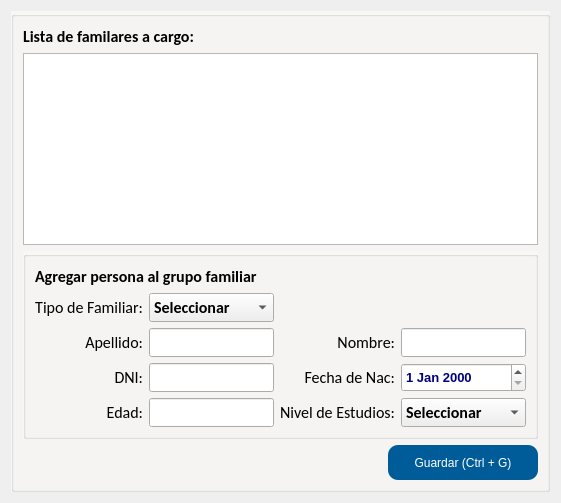
     <widget class="QWidget" name="tab_5">
      <attribute name="icon">
       <iconset>
        <normaloff>../iconos/users.ico</normaloff>../iconos/users.ico</iconset>
      </attribute>
      <attribute name="title">
       <string>Grupo Familiar</string>
      </attribute>
      <layout class="QGridLayout" name="gridLayout_15">
       <item row="0" column="0">
        <widget class="QGroupBox" name="groupBox_5">
         <property name="styleSheet">
          <string notr="true">#groupBox_5{
background-color: #F8F7F6
}</string>
         </property>
         <property name="title">
          <string/>
         </property>
         <layout class="QGridLayout" name="gridLayout_9">
          <item row="0" column="0">
           <widget class="QLabel" name="label_37">
            <property name="font">
             <font>
              <family>Calibri</family>
              <pointsize>12</pointsize>
              <weight>75</weight>
              <bold>true</bold>
             </font>
            </property>
            <property name="text">
             <string>Lista de familares a cargo:</string>
            </property>
           </widget>
          </item>
          <item row="3" column="0">
           <spacer name="horizontalSpacer_3">
            <property name="orientation">
             <enum>Qt::Horizontal</enum>
            </property>
            <property name="sizeHint" stdset="0">
             <size>
              <width>40</width>
              <height>20</height>
             </size>
            </property>
           </spacer>
          </item>
          <item row="3" column="1">
           <widget class="QPushButton" name="btn_guardar_familiar">
            <property name="sizePolicy">
             <sizepolicy hsizetype="Preferred" vsizetype="Preferred">
              <horstretch>0</horstretch>
              <verstretch>0</verstretch>
             </sizepolicy>
            </property>
            <property name="minimumSize">
             <size>
              <width>150</width>
              <height>35</height>
             </size>
            </property>
            <property name="layoutDirection">
             <enum>Qt::LeftToRight</enum>
            </property>
            <property name="styleSheet">
             <string notr="true">#btn_guardar_familiar{
background-color:#005c99;
color: #FFFFFF;
border-radius: 10px;
}

#btn_guardar_familiar:hover{
background-color:#004d80;
color: #FFFFFF;
}</string>
            </property>
            <property name="text">
             <string>Guardar (Ctrl + G)</string>
            </property>
            <property name="icon">
             <iconset>
              <normaloff>../iconos/apply.ico</normaloff>../iconos/apply.ico</iconset>
            </property>
            <property name="iconSize">
             <size>
              <width>25</width>
              <height>25</height>
             </size>
            </property>
            <property name="autoDefault">
             <bool>true</bool>
            </property>
            <property name="default">
             <bool>false</bool>
            </property>
            <property name="flat">
             <bool>false</bool>
            </property>
           </widget>
          </item>
          <item row="2" column="0" colspan="2">
           <widget class="QGroupBox" name="groupBox_3">
            <property name="sizePolicy">
             <sizepolicy hsizetype="Preferred" vsizetype="Fixed">
              <horstretch>0</horstretch>
              <verstretch>0</verstretch>
             </sizepolicy>
            </property>
            <property name="font">
             <font>
              <family>Calibri</family>
              <pointsize>12</pointsize>
              <weight>75</weight>
              <bold>true</bold>
             </font>
            </property>
            <property name="styleSheet">
             <string notr="true">#groupBox_3{
background-color: #F8F7F6
}</string>
            </property>
            <property name="title">
             <string/>
            </property>
            <layout class="QGridLayout" name="gridLayout_4">
             <item row="13" column="0">
              <widget class="QLabel" name="label_55">
               <property name="sizePolicy">
                <sizepolicy hsizetype="Preferred" vsizetype="Expanding">
                 <horstretch>0</horstretch>
                 <verstretch>0</verstretch>
                </sizepolicy>
               </property>
               <property name="font">
                <font>
                 <family>Calibri</family>
                 <pointsize>12</pointsize>
                 <weight>50</weight>
                 <bold>false</bold>
                </font>
               </property>
               <property name="styleSheet">
                <string notr="true"/>
               </property>
               <property name="frameShape">
                <enum>QFrame::NoFrame</enum>
               </property>
               <property name="frameShadow">
                <enum>QFrame::Plain</enum>
               </property>
               <property name="text">
                <string>Edad:</string>
               </property>
               <property name="alignment">
                <set>Qt::AlignRight|Qt::AlignTrailing|Qt::AlignVCenter</set>
               </property>
              </widget>
             </item>
             <item row="13" column="1">
              <widget class="QLineEdit" name="lineEdit_33">
               <property name="sizePolicy">
                <sizepolicy hsizetype="Expanding" vsizetype="Expanding">
                 <horstretch>0</horstretch>
                 <verstretch>0</verstretch>
                </sizepolicy>
               </property>
               <property name="palette">
                <palette>
                 <active>
                  <colorrole role="Text">
                   <brush brushstyle="SolidPattern">
                    <color alpha="255">
                     <red>0</red>
                     <green>0</green>
                     <blue>127</blue>
                    </color>
                   </brush>
                  </colorrole>
                 </active>
                 <inactive>
                  <colorrole role="Text">
                   <brush brushstyle="SolidPattern">
                    <color alpha="255">
                     <red>0</red>
                     <green>0</green>
                     <blue>127</blue>
                    </color>
                   </brush>
                  </colorrole>
                 </inactive>
                 <disabled>
                  <colorrole role="Text">
                   <brush brushstyle="SolidPattern">
                    <color alpha="255">
                     <red>120</red>
                     <green>120</green>
                     <blue>120</blue>
                    </color>
                   </brush>
                  </colorrole>
                 </disabled>
                </palette>
               </property>
               <property name="font">
                <font>
                 <family>Calibri</family>
                 <pointsize>12</pointsize>
                 <weight>75</weight>
                 <bold>true</bold>
                </font>
               </property>
              </widget>
             </item>
             <item row="9" column="0">
              <widget class="QLabel" name="label_35">
               <property name="sizePolicy">
                <sizepolicy hsizetype="Preferred" vsizetype="Expanding">
                 <horstretch>0</horstretch>
                 <verstretch>0</verstretch>
                </sizepolicy>
               </property>
               <property name="font">
                <font>
                 <family>Calibri</family>
                 <pointsize>12</pointsize>
                 <weight>50</weight>
                 <bold>false</bold>
                </font>
               </property>
               <property name="styleSheet">
                <string notr="true"/>
               </property>
               <property name="frameShape">
                <enum>QFrame::NoFrame</enum>
               </property>
               <property name="frameShadow">
                <enum>QFrame::Plain</enum>
               </property>
               <property name="text">
                <string>Apellido:</string>
               </property>
               <property name="alignment">
                <set>Qt::AlignRight|Qt::AlignTrailing|Qt::AlignVCenter</set>
               </property>
              </widget>
             </item>
             <item row="9" column="1">
              <widget class="QLineEdit" name="lineEdit_29">
               <property name="sizePolicy">
                <sizepolicy hsizetype="Expanding" vsizetype="Expanding">
                 <horstretch>0</horstretch>
                 <verstretch>0</verstretch>
                </sizepolicy>
               </property>
               <property name="palette">
                <palette>
                 <active>
                  <colorrole role="Text">
                   <brush brushstyle="SolidPattern">
                    <color alpha="255">
                     <red>0</red>
                     <green>0</green>
                     <blue>127</blue>
                    </color>
                   </brush>
                  </colorrole>
                 </active>
                 <inactive>
                  <colorrole role="Text">
                   <brush brushstyle="SolidPattern">
                    <color alpha="255">
                     <red>0</red>
                     <green>0</green>
                     <blue>127</blue>
                    </color>
                   </brush>
                  </colorrole>
                 </inactive>
                 <disabled>
                  <colorrole role="Text">
                   <brush brushstyle="SolidPattern">
                    <color alpha="255">
                     <red>120</red>
                     <green>120</green>
                     <blue>120</blue>
                    </color>
                   </brush>
                  </colorrole>
                 </disabled>
                </palette>
               </property>
               <property name="font">
                <font>
                 <family>Calibri</family>
                 <pointsize>12</pointsize>
                 <weight>75</weight>
                 <bold>true</bold>
                </font>
               </property>
              </widget>
             </item>
             <item row="1" column="0">
              <widget class="QLabel" name="label_33">
               <property name="sizePolicy">
                <sizepolicy hsizetype="Preferred" vsizetype="Expanding">
                 <horstretch>0</horstretch>
                 <verstretch>0</verstretch>
                </sizepolicy>
               </property>
               <property name="font">
                <font>
                 <family>Calibri</family>
                 <pointsize>12</pointsize>
                 <weight>50</weight>
                 <bold>false</bold>
                </font>
               </property>
               <property name="text">
                <string>Tipo de Familiar:</string>
               </property>
               <property name="alignment">
                <set>Qt::AlignRight|Qt::AlignTrailing|Qt::AlignVCenter</set>
               </property>
              </widget>
             </item>
             <item row="11" column="0">
              <widget class="QLabel" name="label_36">
               <property name="sizePolicy">
                <sizepolicy hsizetype="Preferred" vsizetype="Expanding">
                 <horstretch>0</horstretch>
                 <verstretch>0</verstretch>
                </sizepolicy>
               </property>
               <property name="font">
                <font>
                 <family>Calibri</family>
                 <pointsize>12</pointsize>
                 <weight>50</weight>
                 <bold>false</bold>
                </font>
               </property>
               <property name="styleSheet">
                <string notr="true"/>
               </property>
               <property name="frameShape">
                <enum>QFrame::NoFrame</enum>
               </property>
               <property name="frameShadow">
                <enum>QFrame::Plain</enum>
               </property>
               <property name="text">
                <string>DNI:</string>
               </property>
               <property name="alignment">
                <set>Qt::AlignRight|Qt::AlignTrailing|Qt::AlignVCenter</set>
               </property>
              </widget>
             </item>
             <item row="11" column="1">
              <widget class="QLineEdit" name="lineEdit_28">
               <property name="sizePolicy">
                <sizepolicy hsizetype="Expanding" vsizetype="Expanding">
                 <horstretch>0</horstretch>
                 <verstretch>0</verstretch>
                </sizepolicy>
               </property>
               <property name="palette">
                <palette>
                 <active>
                  <colorrole role="Text">
                   <brush brushstyle="SolidPattern">
                    <color alpha="255">
                     <red>0</red>
                     <green>0</green>
                     <blue>127</blue>
                    </color>
                   </brush>
                  </colorrole>
                 </active>
                 <inactive>
                  <colorrole role="Text">
                   <brush brushstyle="SolidPattern">
                    <color alpha="255">
                     <red>0</red>
                     <green>0</green>
                     <blue>127</blue>
                    </color>
                   </brush>
                  </colorrole>
                 </inactive>
                 <disabled>
                  <colorrole role="Text">
                   <brush brushstyle="SolidPattern">
                    <color alpha="255">
                     <red>120</red>
                     <green>120</green>
                     <blue>120</blue>
                    </color>
                   </brush>
                  </colorrole>
                 </disabled>
                </palette>
               </property>
               <property name="font">
                <font>
                 <family>Calibri</family>
                 <pointsize>12</pointsize>
                 <weight>75</weight>
                 <bold>true</bold>
                </font>
               </property>
              </widget>
             </item>
             <item row="1" column="1">
              <widget class="QComboBox" name="comboBox_15">
               <property name="sizePolicy">
                <sizepolicy hsizetype="Preferred" vsizetype="Expanding">
                 <horstretch>0</horstretch>
                 <verstretch>0</verstretch>
                </sizepolicy>
               </property>
               <property name="palette">
                <palette>
                 <active>
                  <colorrole role="Text">
                   <brush brushstyle="SolidPattern">
                    <color alpha="255">
                     <red>0</red>
                     <green>0</green>
                     <blue>127</blue>
                    </color>
                   </brush>
                  </colorrole>
                 </active>
                 <inactive>
                  <colorrole role="Text">
                   <brush brushstyle="SolidPattern">
                    <color alpha="255">
                     <red>0</red>
                     <green>0</green>
                     <blue>127</blue>
                    </color>
                   </brush>
                  </colorrole>
                 </inactive>
                 <disabled>
                  <colorrole role="Text">
                   <brush brushstyle="SolidPattern">
                    <color alpha="255">
                     <red>120</red>
                     <green>120</green>
                     <blue>120</blue>
                    </color>
                   </brush>
                  </colorrole>
                 </disabled>
                </palette>
               </property>
               <property name="font">
                <font>
                 <family>Calibri</family>
                 <pointsize>12</pointsize>
                 <weight>75</weight>
                 <bold>true</bold>
                </font>
               </property>
               <item>
                <property name="text">
                 <string>Seleccionar</string>
                </property>
               </item>
               <item>
                <property name="text">
                 <string>Esposa</string>
                </property>
               </item>
               <item>
                <property name="text">
                 <string>Cónyuge</string>
                </property>
               </item>
               <item>
                <property name="text">
                 <string>Hijo</string>
                </property>
               </item>
               <item>
                <property name="text">
                 <string>Nieto a cargo</string>
                </property>
               </item>
              </widget>
             </item>
             <item row="9" column="2">
              <widget class="QLabel" name="label_34">
               <property name="sizePolicy">
                <sizepolicy hsizetype="Preferred" vsizetype="Expanding">
                 <horstretch>0</horstretch>
                 <verstretch>0</verstretch>
                </sizepolicy>
               </property>
               <property name="font">
                <font>
                 <family>Calibri</family>
                 <pointsize>12</pointsize>
                 <weight>50</weight>
                 <bold>false</bold>
                </font>
               </property>
               <property name="styleSheet">
                <string notr="true"/>
               </property>
               <property name="frameShape">
                <enum>QFrame::NoFrame</enum>
               </property>
               <property name="frameShadow">
                <enum>QFrame::Plain</enum>
               </property>
               <property name="text">
                <string>Nombre:</string>
               </property>
               <property name="alignment">
                <set>Qt::AlignRight|Qt::AlignTrailing|Qt::AlignVCenter</set>
               </property>
              </widget>
             </item>
             <item row="11" column="2">
              <widget class="QLabel" name="label_41">
               <property name="sizePolicy">
                <sizepolicy hsizetype="Preferred" vsizetype="Expanding">
                 <horstretch>0</horstretch>
                 <verstretch>0</verstretch>
                </sizepolicy>
               </property>
               <property name="font">
                <font>
                 <family>Calibri</family>
                 <pointsize>12</pointsize>
                 <weight>50</weight>
                 <bold>false</bold>
                </font>
               </property>
               <property name="styleSheet">
                <string notr="true"/>
               </property>
               <property name="frameShape">
                <enum>QFrame::NoFrame</enum>
               </property>
               <property name="frameShadow">
                <enum>QFrame::Plain</enum>
               </property>
               <property name="text">
                <string>Fecha de Nac:</string>
               </property>
               <property name="alignment">
                <set>Qt::AlignRight|Qt::AlignTrailing|Qt::AlignVCenter</set>
               </property>
              </widget>
             </item>
             <item row="13" column="2">
              <widget class="QLabel" name="label_30">
               <property name="sizePolicy">
                <sizepolicy hsizetype="Preferred" vsizetype="Expanding">
                 <horstretch>0</horstretch>
                 <verstretch>0</verstretch>
                </sizepolicy>
               </property>
               <property name="font">
                <font>
                 <family>Calibri</family>
                 <pointsize>12</pointsize>
                 <weight>50</weight>
                 <bold>false</bold>
                </font>
               </property>
               <property name="styleSheet">
                <string notr="true"/>
               </property>
               <property name="frameShape">
                <enum>QFrame::NoFrame</enum>
               </property>
               <property name="frameShadow">
                <enum>QFrame::Plain</enum>
               </property>
               <property name="text">
                <string>Nivel de Estudios:</string>
               </property>
               <property name="alignment">
                <set>Qt::AlignRight|Qt::AlignTrailing|Qt::AlignVCenter</set>
               </property>
              </widget>
             </item>
             <item row="13" column="3">
              <widget class="QComboBox" name="comboBox_9">
               <property name="sizePolicy">
                <sizepolicy hsizetype="Preferred" vsizetype="Expanding">
                 <horstretch>0</horstretch>
                 <verstretch>0</verstretch>
                </sizepolicy>
               </property>
               <property name="palette">
                <palette>
                 <active>
                  <colorrole role="Text">
                   <brush brushstyle="SolidPattern">
                    <color alpha="255">
                     <red>0</red>
                     <green>0</green>
                     <blue>127</blue>
                    </color>
                   </brush>
                  </colorrole>
                 </active>
                 <inactive>
                  <colorrole role="Text">
                   <brush brushstyle="SolidPattern">
                    <color alpha="255">
                     <red>0</red>
                     <green>0</green>
                     <blue>127</blue>
                    </color>
                   </brush>
                  </colorrole>
                 </inactive>
                 <disabled>
                  <colorrole role="Text">
                   <brush brushstyle="SolidPattern">
                    <color alpha="255">
                     <red>120</red>
                     <green>120</green>
                     <blue>120</blue>
                    </color>
                   </brush>
                  </colorrole>
                 </disabled>
                </palette>
               </property>
               <property name="font">
                <font>
                 <family>Calibri</family>
                 <pointsize>12</pointsize>
                 <weight>75</weight>
                 <bold>true</bold>
                </font>
               </property>
               <item>
                <property name="text">
                 <string>Seleccionar</string>
                </property>
               </item>
               <item>
                <property name="text">
                 <string>Primario</string>
                </property>
               </item>
               <item>
                <property name="text">
                 <string>Secundario</string>
                </property>
               </item>
               <item>
                <property name="text">
                 <string>Terciario</string>
                </property>
               </item>
               <item>
                <property name="text">
                 <string>Universitario</string>
                </property>
               </item>
               <item>
                <property name="text">
                 <string>Posgrado</string>
                </property>
               </item>
              </widget>
             </item>
             <item row="11" column="3">
              <widget class="QDateEdit" name="dateEdit_3">
               <property name="sizePolicy">
                <sizepolicy hsizetype="Minimum" vsizetype="Expanding">
                 <horstretch>0</horstretch>
                 <verstretch>0</verstretch>
                </sizepolicy>
               </property>
               <property name="palette">
                <palette>
                 <active>
                  <colorrole role="Text">
                   <brush brushstyle="SolidPattern">
                    <color alpha="255">
                     <red>0</red>
                     <green>0</green>
                     <blue>127</blue>
                    </color>
                   </brush>
                  </colorrole>
                 </active>
                 <inactive>
                  <colorrole role="Text">
                   <brush brushstyle="SolidPattern">
                    <color alpha="255">
                     <red>0</red>
                     <green>0</green>
                     <blue>127</blue>
                    </color>
                   </brush>
                  </colorrole>
                 </inactive>
                 <disabled>
                  <colorrole role="Text">
                   <brush brushstyle="SolidPattern">
                    <color alpha="255">
                     <red>120</red>
                     <green>120</green>
                     <blue>120</blue>
                    </color>
                   </brush>
                  </colorrole>
                 </disabled>
                </palette>
               </property>
               <property name="font">
                <font>
                 <family>Arial</family>
                 <pointsize>10</pointsize>
                 <weight>75</weight>
                 <bold>true</bold>
                </font>
               </property>
              </widget>
             </item>
             <item row="9" column="3">
              <widget class="QLineEdit" name="lineEdit_27">
               <property name="sizePolicy">
                <sizepolicy hsizetype="Expanding" vsizetype="Expanding">
                 <horstretch>0</horstretch>
                 <verstretch>0</verstretch>
                </sizepolicy>
               </property>
               <property name="palette">
                <palette>
                 <active>
                  <colorrole role="Text">
                   <brush brushstyle="SolidPattern">
                    <color alpha="255">
                     <red>0</red>
                     <green>0</green>
                     <blue>127</blue>
                    </color>
                   </brush>
                  </colorrole>
                 </active>
                 <inactive>
                  <colorrole role="Text">
                   <brush brushstyle="SolidPattern">
                    <color alpha="255">
                     <red>0</red>
                     <green>0</green>
                     <blue>127</blue>
                    </color>
                   </brush>
                  </colorrole>
                 </inactive>
                 <disabled>
                  <colorrole role="Text">
                   <brush brushstyle="SolidPattern">
                    <color alpha="255">
                     <red>120</red>
                     <green>120</green>
                     <blue>120</blue>
                    </color>
                   </brush>
                  </colorrole>
                 </disabled>
                </palette>
               </property>
               <property name="font">
                <font>
                 <family>Calibri</family>
                 <pointsize>12</pointsize>
                 <weight>75</weight>
                 <bold>true</bold>
                </font>
               </property>
              </widget>
             </item>
             <item row="0" column="0" colspan="4">
              <widget class="QLabel" name="label_15">
               <property name="sizePolicy">
                <sizepolicy hsizetype="Preferred" vsizetype="Expanding">
                 <horstretch>0</horstretch>
                 <verstretch>0</verstretch>
                </sizepolicy>
               </property>
               <property name="font">
                <font>
                 <family>Calibri</family>
                 <pointsize>12</pointsize>
                 <weight>75</weight>
                 <bold>true</bold>
                </font>
               </property>
               <property name="text">
                <string>Agregar persona al grupo familiar</string>
               </property>
              </widget>
             </item>
            </layout>
           </widget>
          </item>
          <item row="1" column="0" colspan="2">
           <widget class="QTableView" name="tableView_3">
            <property name="font">
             <font>
              <family>Calibri</family>
              <pointsize>12</pointsize>
              <weight>75</weight>
              <bold>true</bold>
             </font>
            </property>
           </widget>
          </item>
         </layout>
        </widget>
       </item>
      </layout>
     </widget>
